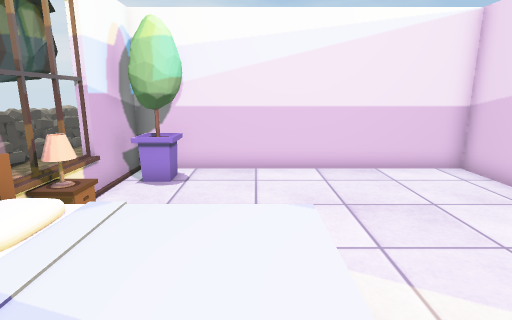
View 1 (above)

23 first-person views from a walk through a 3-D level made in the Unity game engine. The camera is 1.2 m above the floor, tilts 12° down and sees 80° across. The floor is counted in squares, 0.5 m on a side. Each view is taken from the middle of a square. On the plan, view 1 faces up. The plan holds only what a view shows up to about 19 squares ahead; the rest is blank. The place goes on beyond the plan. The player is left out. Some animated figures are left out. Some surface patterns are stand-ins.

View 2
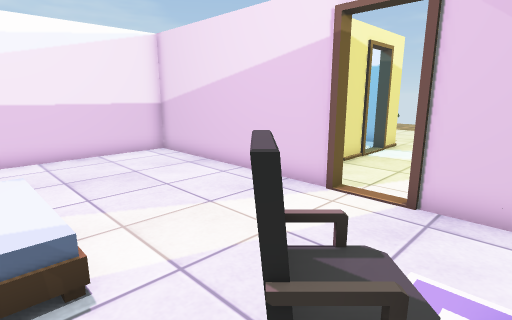

View 3
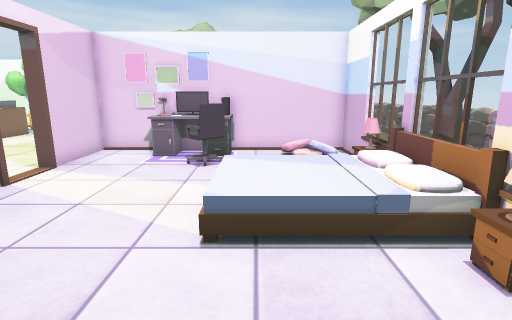

View 4
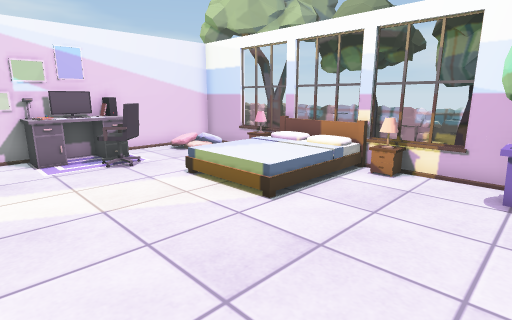

View 5
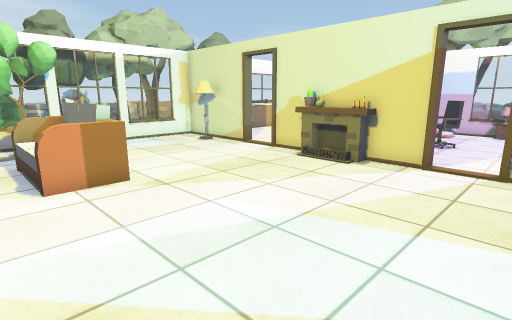

View 6
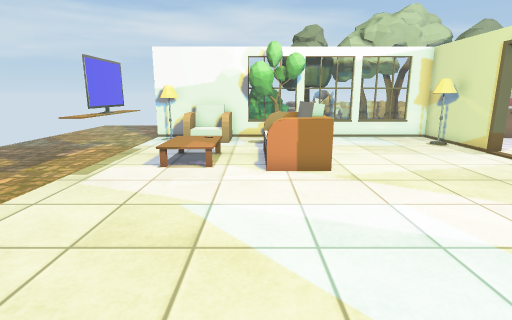

View 7
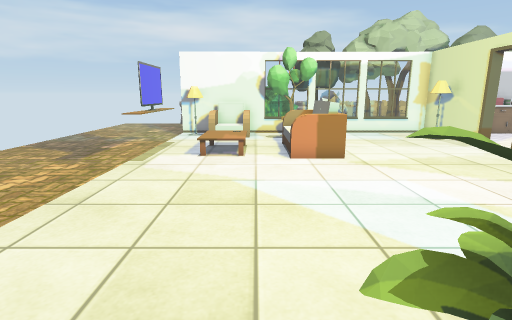

View 8
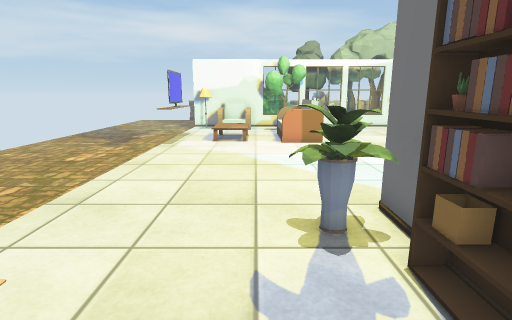

View 9
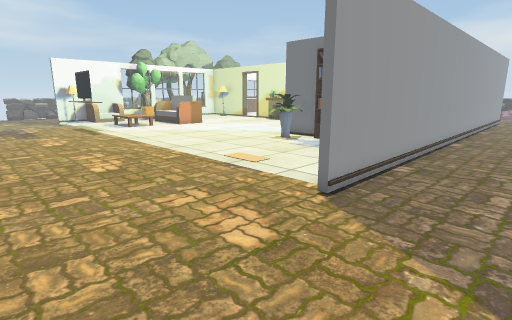

View 10
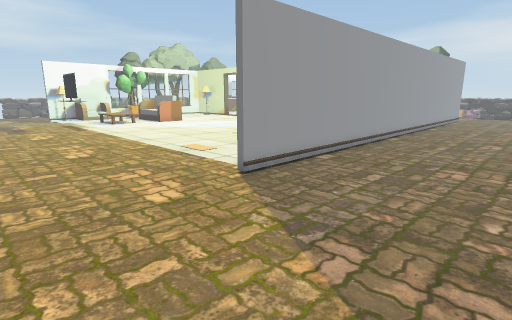

View 11
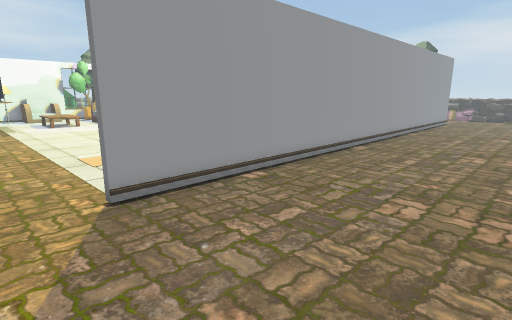

View 12
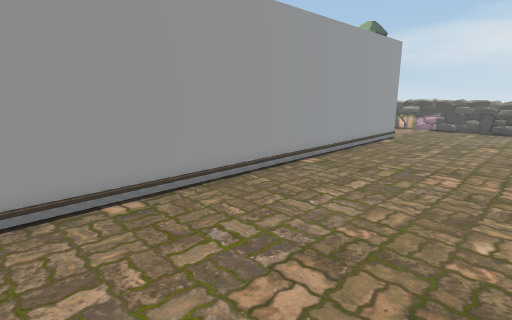

View 13
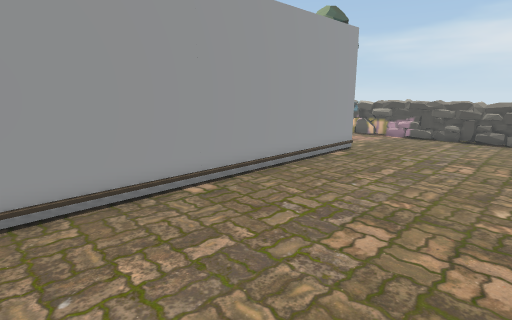

View 14
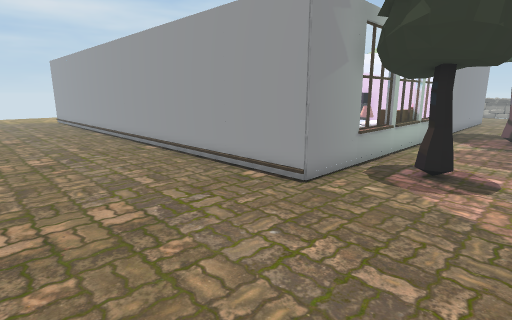

View 15
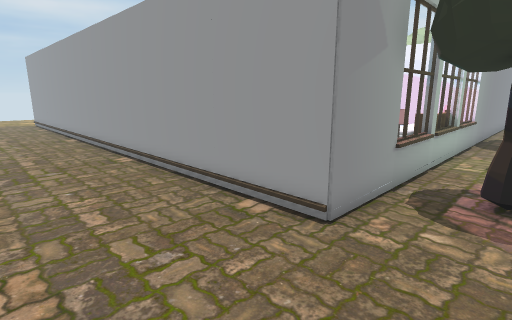

View 16
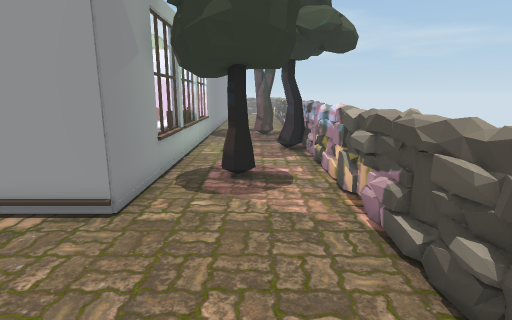

View 17
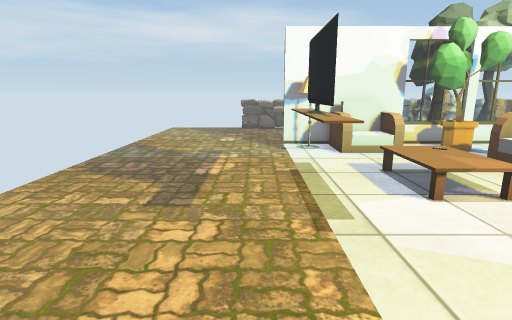

View 18
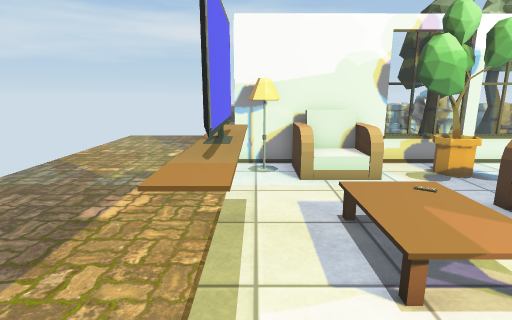

View 19
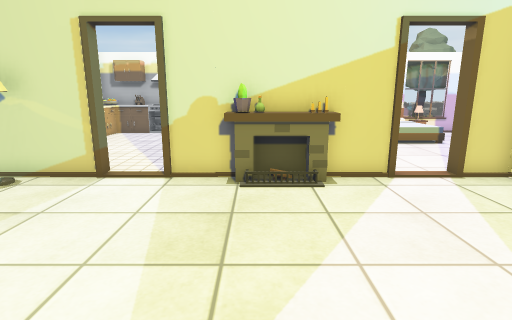

View 20
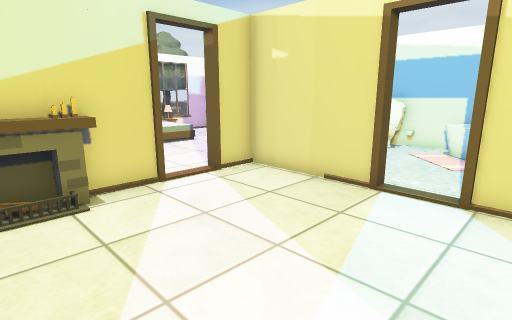

View 21
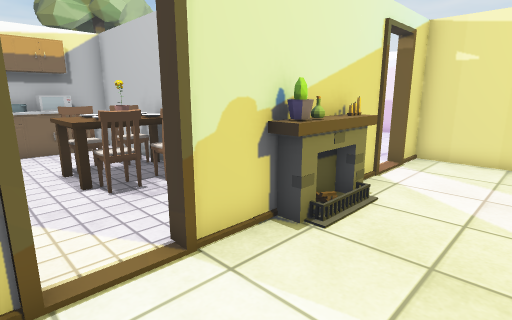

View 22
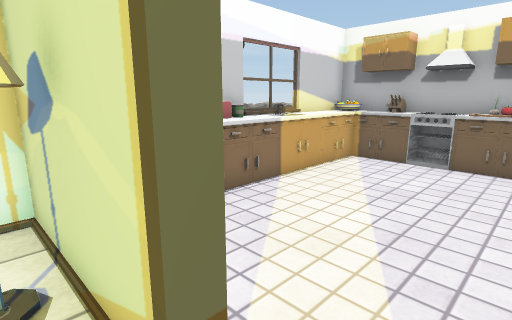

View 23
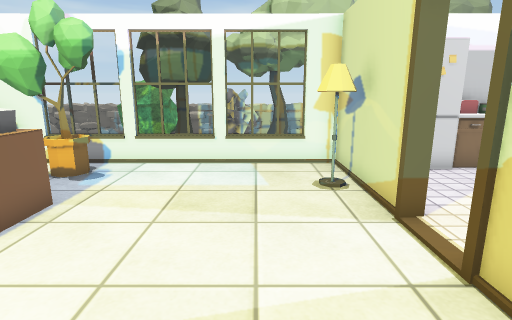

### Floor plan
Key: @ floor where view 1 was taken; # wall or solid block; x gap in a wall; . main floor; : floor 0.25 m higher than the main floor; + floor 0.75 m higher than the main floor; / step, stairs or slope; = window, fence, low wall or low ledge; F flower; T tree; H thing the floor can be seen under or through; B bed; C chair; A table; M computer; S sofa; I fireplace; L lamp; R fridge; O other object.
Columns run from 9 left of view 1 to 30 right of it. Each row starts with its distance up from view 1.
 17 .   ..... ..........   .  .........   .
 16 =...................................
 15 =....................................
 14 =......................................
 13 =......................................
 12 =......................................
 11 =......................................
 10 =....#############O########## # .......
  9 =....#FF::::::::# OO:O     :  ::.......
  8 =THHH#F:::::::::#  ::OO      :::.......
  7 =HHHHH::::::::::#  :::O  # :::::.......
  6 =THHTH::::::::::#   ::: ##::::::.......
  5 =....#::::::::::#   ::: ##::::::......
  4 =....B++++/:::::#    :: #FF:::::......
  3 #....#   +/:::::#   #::##:::::::......
  2 TT...#    /:::::#:::::::::::::::......
  1 #....x   //:::::#:::::::::::::::......
  0 =....#B::@::::::::::::::::::::::......
 -1 =....#:::::C::::#:::::::::::::::......
 -2 =T...x::::CC::::#:::::::::::::::......
 -3 =TT..#==::AAAO::#I::::::::::::::......
 -4 = ...# O= MOMO :#I::::::::::::::.......
 -5 = ...############O::::::::::::::........
 -6    ..#O::C FAC  #I:::::::::::::OO.......
 -7 =    #O::CAFAC::#:::::::SS:::::OO.......
 -8 =    OO:::AAA:::x:::::::S ::OO:OO.......
 -9      OO:::::::::x:::::::S ::OO:OO.......
-10      #O:::::::::#:::::::S :::::OO.......
-11      OO:::::::::#=::::::S::::::O .......
-12      OO:::::::: #L::::::::::::::........
-13      #O::::::RR #L::::::FFFSS SL........
-14      OOOOOOOORR #::::::::F:SSS#L........
-15      ######OO   #################.......

Positions as (right, up) in squares from view 1, and headings:
1: (0, 0), facing up
2: (0, -3), facing up-right
3: (0, 9), facing down
4: (6, 9), facing down-left
5: (18, 2), facing down-left
6: (17, 3), facing down
7: (18, 5), facing down
8: (18, 9), facing down
9: (29, 14), facing down-left
10: (29, 17), facing down-left
11: (25, 17), facing down-left
12: (14, 17), facing down-left
13: (9, 17), facing down-left
14: (-9, 17), facing down-right
15: (-7, 15), facing down-right
16: (-7, 16), facing down
17: (24, -1), facing down
18: (22, -4), facing down
19: (16, -5), facing left
20: (15, -5), facing up-left
21: (11, -10), facing up-left
22: (8, -8), facing down-left
23: (10, -4), facing down
